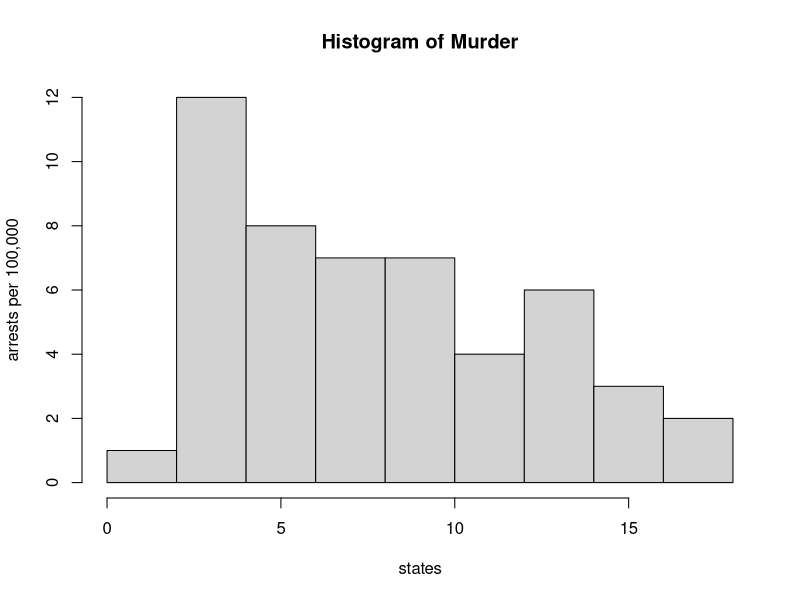
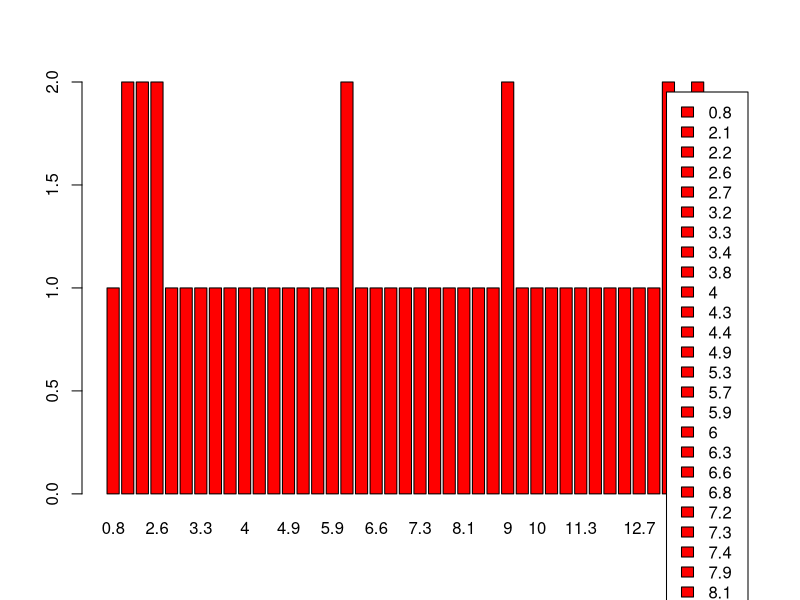
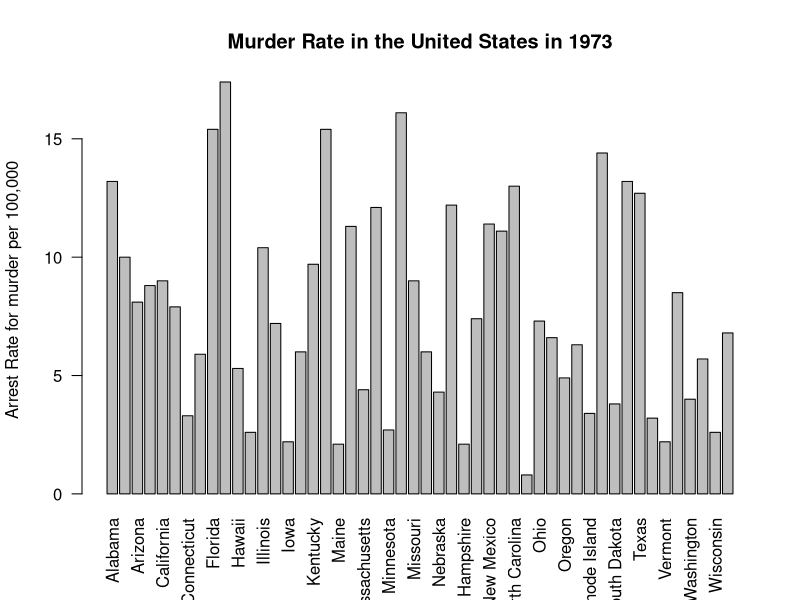
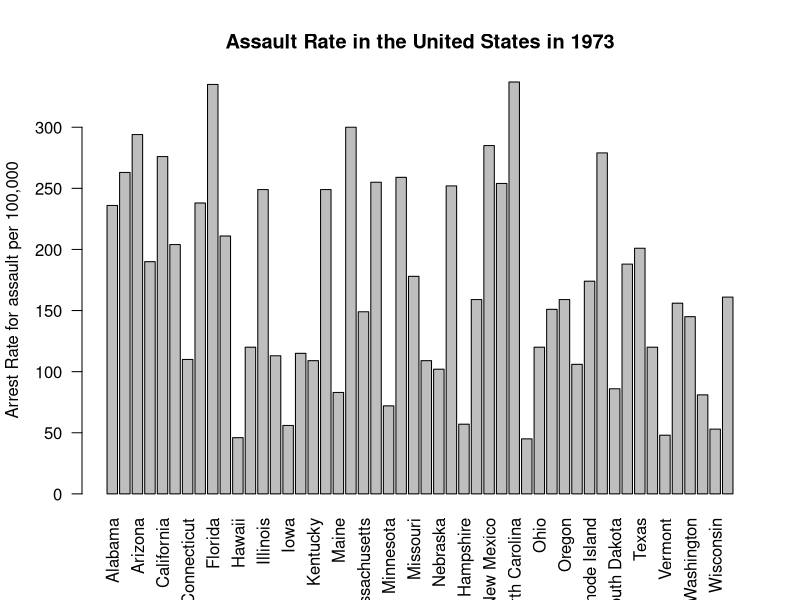
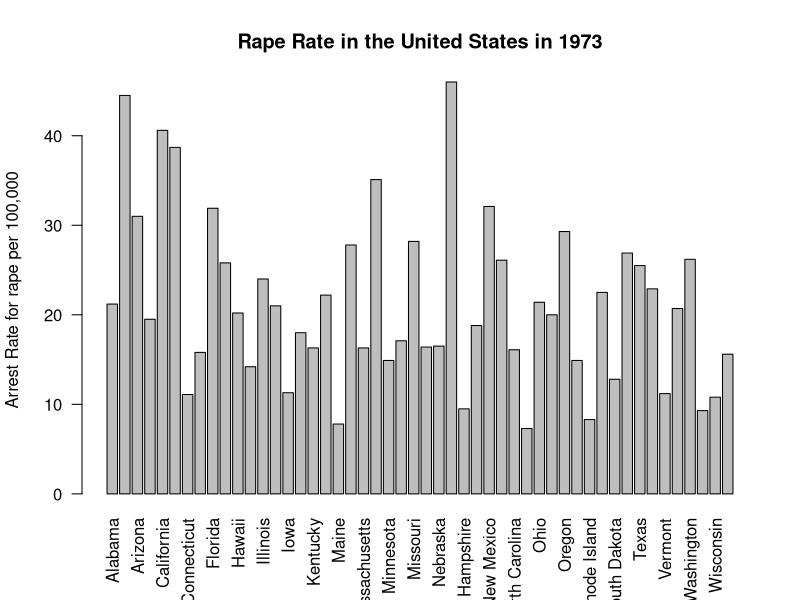

Source code (R) for these figures, in order: (Note: this script raises an error after producing the figures.)
#install.packages("datasets")
library(datasets)

USArrests

dat<-USArrests

head(dat)

names(dat)

#[1] "Murder"   "Assault"  "UrbanPop" "Rape"    

# This is my answer, when we put it into Rmarkdown we don't need the hashtag. 
# The four variables contained in this dataset are Murder, Assault, UrbanPop and Rape. 


dat$state <- tolower(rownames(USArrests))

USArrests

names(dat)

# Problem 3: Murder is a categorical variable, according to the DVB chapter.
# It is a BLANK R variable.

# Problem 4: In this dataset we have the number of arrests per 100,000 residents for each of the following categories: assault, murder and rape in each of the 50 US states in 1973.

summary(dat)


hist(dat$Murder, main="Histogram of Murder", xlab="states", ylab="arrests per 100,000")

counts <- table(dat$Murder)
barplot(counts, col=c("red"), legend=TRUE)

state.names = row.names(USArrests)
barplot(USArrests$Murder, names.arg = state.names, las = 2, ylab = "Arrest Rate for murder per 100,000", main = "Murder Rate in the United States in 1973")

?las

# Problem 6: Summarize Murder quantitatively. 
# Min: 0.800, 1st Q: 4.075, Median 7.250, Mean 7.788, 3rd Q 11.250, Max 17.400


summary(dat$Murder)

#Problem 7: 


state.names = row.names(USArrests)
barplot(USArrests$Assault, names.arg = state.names, las = 2, ylab = "Arrest Rate for assault per 100,000", main = "Assault Rate in the United States in 1973")


state.names = row.names(USArrests)
barplot(USArrests$Rape, names.arg = state.names, las = 2, ylab = "Arrest Rate for rape per 100,000", main = "Rape Rate in the United States in 1973")

test <- cbind(USArrests$Murder, names.arg = state.names, las = 2, ylab = "Arrest Rate for murder per 100,000", main = "Murder Rate in the United States in 1973",USArrests$Assault, names.arg = state.names, las = 2, ylab = "Arrest Rate for assault per 100,000", main = "Assault Rate in the United States in 1973",USArrests$Rape, names.arg = state.names, las = 2, ylab = "Arrest Rate for rape per 100,000", main = "Rape Rate in the United States in 1973")
barplot(test,beside=T)

par(mfrow=c(3,1))

?par
# *Answer*: par can be used to set or query graphical parameters. Parameters can be set by specifying them as arguments to par in tag = value form, or by passing them as a list of tagged values.


library('maps') 
library('ggplot2') 

ggplot(dat, aes(map_id=state, fill=Murder)) + 
  geom_map(map=map_data("state")) + 
  expand_limits(x=map_data("state")$long, y=map_data("state")$lat)
